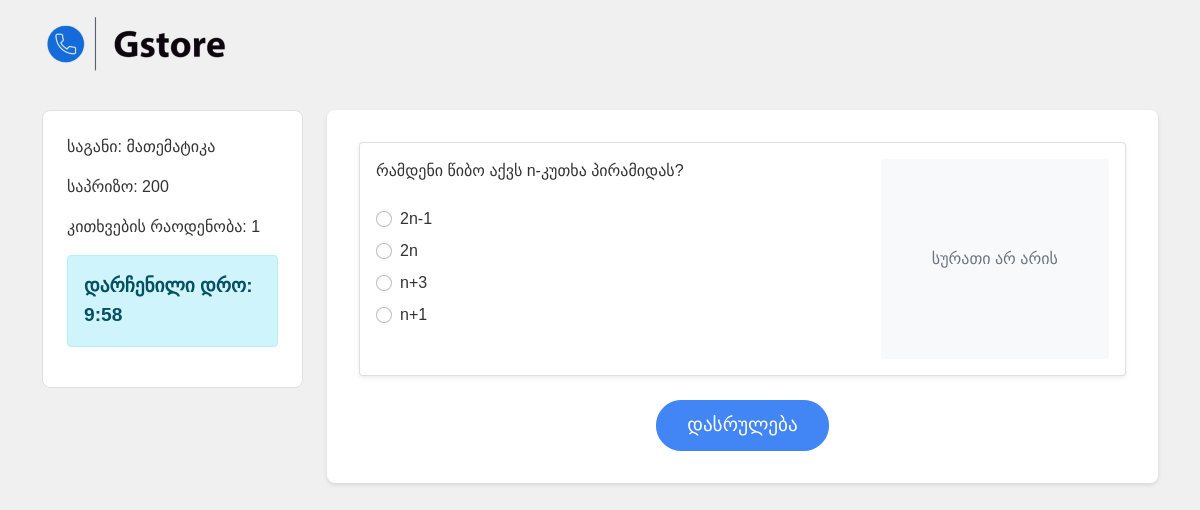
Page /9d18677d-ea9e-456e-b7d2-946a0da52abb/quiz/2/medium on the committed database.
### app.py (models this page shows)
class Subject(db.Model):
    id = db.Column(db.Integer, primary_key=True)
    name = db.Column(db.String(100), nullable=False)
    icon = db.Column(db.String(50), nullable=False)
    questions = db.relationship('Question', backref='subject', lazy=True, cascade="all, delete-orphan")

class Question(db.Model):
    id = db.Column(db.Integer, primary_key=True)
    text = db.Column(db.String(500), nullable=False)
    subject_id = db.Column(db.Integer, db.ForeignKey('subject.id'), nullable=False)
    difficulty = db.Column(db.String(20), nullable=False)
    image_filename = db.Column(db.String(255))
    long_ass_text = db.Column(db.Text())
    answers = db.relationship('Answer', backref='question', lazy=True, cascade="all, delete-orphan")

class Answer(db.Model):
    id = db.Column(db.Integer, primary_key=True)
    text = db.Column(db.String(200), nullable=False)
    is_correct = db.Column(db.Boolean, nullable=False)
    question_id = db.Column(db.Integer, db.ForeignKey('question.id'), nullable=False)

### app.py (the view)
@app.route('/9d18677d-ea9e-456e-b7d2-946a0da52abb/quiz/<int:subject_id>/<string:difficulty>')
def quiz(subject_id, difficulty):
    subject = Subject.query.get_or_404(subject_id)
    if difficulty == 'easy':
        questions = Question.query.filter(Question.difficulty == "easy", Question.subject_id == subject.id).all()
    elif difficulty == 'medium':
        questions = Question.query.filter(Question.difficulty == "medium", Question.subject_id == subject.id).all()
    elif difficulty == "hard":
        questions = Question.query.filter(Question.difficulty == "hard", Question.subject_id == subject.id).all()
    else:
        return redirect(url_for('home'))
    random.shuffle(questions)
    for question in questions:
        random.shuffle(question.answers)
    return render_template('quiz.html', subject=subject, questions=questions, difficulty=difficulty)

### templates/quiz.html (shortened to what this page needs)
<!DOCTYPE html>
<html lang="en">
<head>
    <link href="https://cdn.jsdelivr.net/npm/bootstrap@5.1.3/dist/css/bootstrap.min.css" rel="stylesheet">
    <link href="{{ url_for('static', filename='gstore-quiz-styles.css') }}" rel="stylesheet">
</head>
<body>
{% if difficulty == 'easy' %}
{% set saprizo = 100 %}
{% elif difficulty == 'medium' %}
{% set saprizo = 200 %}
{% else %}
{% set saprizo = 300 %}
{% endif %}
<nav class="navbar navbar-expand-lg navbar-dark">
    <div class="container">
        <a class="navbar-brand d-flex align-items-center">
            <img src="{{ url_for('static', filename='1111-1.png') }}" alt="Gstore Quiz Logo"
                 class="d-inline-block align-top me-2 logo">
        </a>
    </div>
</nav>
<div class="container mt-4">
    <div class="row">
        <div class="col-md-3">
            <div class="sidebar-container">
                <div class="sidebar">
                    <p>საგანი: {{ subject.name }}</p>
                    <p>საპრიზო: {{saprizo}}</p>
                    <p>კითხვების რაოდენობა: {{ questions|length }}</p>
                    <div id="timer" class="alert alert-info">
                        დარჩენილი დრო: <span id="time"></span>
                    </div>
                </div>
            </div>
        </div>
        <div class="col-md-9">
            <div class="main-content">
                <form id="quizForm" action="{{ url_for('result', total_questions=questions|length, saprizo=saprizo) }}"
                      method="post">
                    {% for question in questions %}
                    <div class="card question-card mb-4 shadow-sm">
                        <div class="card-body">
                            <div class="row">
                                <div class="col-md-8">
                                    <p class="question-text mb-4">{{ question.text }}</p>
                                    {% if question.difficulty == "hard" %}
                                    <div class="form-group">
                                        <textarea class="form-control" name="text_answer_{{ question.id }}"
                                                  id="text_answer_{{ question.id }}" rows="5"
                                                  placeholder="დაწერე პასუხი აქ..."></textarea>
                                    </div>
                                    {% else %}
                                    <div class="answer-options">
                                        {% for answer in question.answers %}
                                        <div class="form-check mb-2">
                                            <input class="form-check-input" type="radio"
                                                   name="question_{{ question.id }}"
                                                   id="answer_{{ question.id }}_{{ loop.index }}"
                                                   value="{{ answer.id }}">
                                            <label class="form-check-label"
                                                   for="answer_{{ question.id }}_{{ loop.index }}">
                                                {{ answer.text }}
                                            </label>
                                        </div>
                                        {% endfor %}
                                    </div>
                                    {% endif %}
                                </div>
                                <div class="col-md-4">
                                    {% if question.image_filename %}
                                    <img src="{{ url_for('static', filename='question_images/' + question.image_filename) }}"
                                         alt="Question Image" class="img-fluid question-image rounded">
                                    {% else %}
                                    <div class="no-image-placeholder bg-light rounded d-flex align-items-center justify-content-center"
                                         style="height: 200px;">
                                        <span class="text-muted">სურათი არ არის</span>
                                    </div>
                                    {% endif %}
                                </div>
                            </div>
                        </div>
                    </div>
                    {% endfor %}
                    <div class="text-center mt-4">
                        <button type="submit" class="btn btn-primary btn-lg">დასრულება</button>
                    </div>
                </form>
            </div>
        </div>
    </div>
</div>
</body>
</html>

### static/gstore-quiz-styles.css (style rules this page uses)
body { font-family: Arial, sans-serif; background-color: #f0f0f0; color: #333; }
.navbar { background-color: #f0f0f0; color: white; }
.navbar-brand { font-weight: bold; font-size: 24px; }
.btn-primary { background-color: #4285f4; border-color: #4285f4; }
.main-content { background-color: white; padding: 2rem; border-radius: 8px; box-shadow: 0 2px 4px rgba(0,0,0,0.1); }
.sidebar { top: auto ; position: sticky; border: 1px solid #e0e0e0; border-radius: 8px; background-color: white; padding: 1.5rem; cursor: pointer; }
.sidebar-container { position: sticky; top: 20px; height: calc(100vh - 40px); overflow-y: auto; }
.question-card { margin-bottom: 20px; }
#timer { font-size: 1.2rem; font-weight: bold; }
.question-card .no-image-placeholder { width: 100%; height: 100%; min-height: 200px; background-color: #f8f9fa; border-radius: 0.25rem; }
.btn-primary { padding: 10px 30px; font-size: 1.2rem; border-radius: 25px; }

### rows in the picture
Subject: name "მათემატიკა"
Question: text "რამდენი წიბო აქვს n-კუთხა პირამიდას?", shows "სურათი არ არის"
Answer: text "2n-1"
Answer: text "2n"
Answer: text "n+3"
Answer: text "n+1"

### other values in the picture
{{ saprizo }} "200"
{{ questions|length }} "1"
